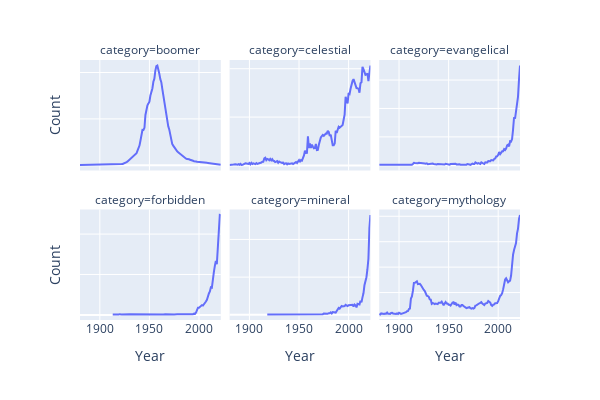

Notebook code cell kept with this figure:
### Code cell
# We'll talk about plotting code soon!
import plotly.express as px
fig = px.line(cate_counts, x='Year', y='Count',
              facet_col='category', facet_col_wrap=3,
              facet_row_spacing=0.15,
              width=600, height=400)
fig.update_yaxes(matches=None, showticklabels=False)

### Figure 1 — Plotly figure (JSON) as saved in the notebook; plotly's stock layout.template omitted (floating-point values rounded to 4 significant figures; data arrays with more than 128 entries replaced by an {"elided": "..."} marker saying what was removed)
{"data": [{"hovertemplate": "category=boomer<br>Year=%{x}<br>Count=%{y}<extra></extra>", "legendgroup": "", "line": {"color": "#636efa", "dash": "solid"}, "marker": {"symbol": "circle"}, "mode": "lines", "name": "", "orientation": "v", "showlegend": false, "type": "scatter", "x": {"elided": "143 int values"}, "xaxis": "x4", "y": {"elided": "143 int values"}, "yaxis": "y4"}, {"hovertemplate": "category=celestial<br>Year=%{x}<br>Count=%{y}<extra></extra>", "legendgroup": "", "line": {"color": "#636efa", "dash": "solid"}, "marker": {"symbol": "circle"}, "mode": "lines", "name": "", "orientation": "v", "showlegend": false, "type": "scatter", "x": {"elided": "141 int values"}, "xaxis": "x5", "y": {"elided": "141 int values"}, "yaxis": "y5"}, {"hovertemplate": "category=evangelical<br>Year=%{x}<br>Count=%{y}<extra></extra>", "legendgroup": "", "line": {"color": "#636efa", "dash": "solid"}, "marker": {"symbol": "circle"}, "mode": "lines", "name": "", "orientation": "v", "showlegend": false, "type": "scatter", "x": [1880, 1883, 1884, 1887, 1888, 1891, 1892, 1894, 1896, 1897, 1904, 1907, 1908, 1910, 1911, 1912, 1913, 1914, 1915, 1916, 1917, 1918, 1919, 1920, 1921, 1922, 1923, 1924, 1925, 1926, 1927, 1928, 1929, 1930, 1931, 1932, 1933, 1934, 1935, 1936, 1937, 1938, 1939, 1940, 1941, 1942, 1943, 1944, 1945, 1946, 1947, 1948, 1949, 1950, 1951, 1952, 1953, 1954, 1955, 1957, 1958, 1959, 1960, 1961, 1962, 1964, 1965, 1966, 1968, 1969, 1970, 1971, 1972, 1973, 1974, 1975, 1976, 1977, 1978, 1979, 1980, 1981, 1982, 1983, 1984, 1985, 1986, 1987, 1988, 1989, 1990, 1991, 1992, 1993, 1994, 1995, 1996, 1997, 1998, 1999, 2000, 2001, 2002, 2003, 2004, 2005, 2006, 2007, 2008, 2009, 2010, 2011, 2012, 2013, 2014, 2015, 2016, 2017, 2018, 2019, 2020, 2021, 2022], "xaxis": "x6", "y": [7, 7, 8, 6, 5, 11, 8, 6, 10, 14, 6, 5, 6, 12, 6, 5, 11, 22, 41, 38, 34, 38, 35, 42, 42, 41, 35, 37, 33, 32, 28, 33, 17, 21, 23, 17, 21, 29, 24, 17, 21, 15, 22, 20, 23, 21, 21, 13, 16, 12, 26, 20, 22, 22, 11, 21, 24, 19, 19, 27, 15, 17, 15, 17, 9, 7, 6, 10, 10, 22, 10, 13, 8, 26, 30, 23, 23, 51, 31, 29, 39, 26, 24, 51, 41, 39, 22, 52, 48, 48, 73, 71, 70, 93, 86, 86, 111, 119, 154, 156, 182, 232, 198, 237, 246, 246, 284, 269, 294, 350, 362, 332, 422, 417, 461, 626, 844, 821, 944, 1066, 1207, 1513, 1756], "yaxis": "y6"}, {"hovertemplate": "category=forbidden<br>Year=%{x}<br>Count=%{y}<extra></extra>", "legendgroup": "", "line": {"color": "#636efa", "dash": "solid"}, "marker": {"symbol": "circle"}, "mode": "lines", "name": "", "orientation": "v", "showlegend": false, "type": "scatter", "x": [1913, 1914, 1915, 1917, 1918, 1919, 1920, 1921, 1922, 1930, 1942, 1963, 1964, 1966, 1967, 1970, 1971, 1973, 1974, 1975, 1978, 1985, 1987, 1989, 1990, 1991, 1992, 1993, 1994, 1995, 1996, 1997, 1998, 1999, 2000, 2001, 2002, 2003, 2004, 2005, 2006, 2007, 2008, 2009, 2010, 2011, 2012, 2013, 2014, 2015, 2016, 2017, 2018, 2019, 2020, 2021, 2022], "xaxis": "x", "y": [6, 5, 6, 5, 7, 6, 9, 8, 6, 9, 5, 6, 5, 8, 7, 8, 9, 6, 5, 6, 7, 7, 5, 5, 7, 10, 13, 9, 9, 15, 12, 29, 63, 89, 89, 98, 109, 121, 115, 130, 141, 165, 187, 235, 265, 290, 341, 337, 471, 529, 606, 669, 627, 828, 1068, 1236, 1231], "yaxis": "y"}, {"hovertemplate": "category=mineral<br>Year=%{x}<br>Count=%{y}<extra></extra>", "legendgroup": "", "line": {"color": "#636efa", "dash": "solid"}, "marker": {"symbol": "circle"}, "mode": "lines", "name": "", "orientation": "v", "showlegend": false, "type": "scatter", "x": [1918, 1967, 1968, 1969, 1971, 1973, 1974, 1975, 1976, 1977, 1978, 1979, 1980, 1981, 1982, 1983, 1984, 1985, 1986, 1987, 1988, 1989, 1990, 1991, 1992, 1993, 1994, 1995, 1996, 1997, 1998, 1999, 2000, 2001, 2002, 2003, 2004, 2005, 2006, 2007, 2008, 2009, 2010, 2011, 2012, 2013, 2014, 2015, 2016, 2017, 2018, 2019, 2020, 2021, 2022], "xaxis": "x2", "y": [5, 5, 6, 5, 5, 10, 9, 17, 15, 15, 14, 15, 22, 21, 33, 18, 37, 37, 37, 30, 51, 72, 91, 82, 109, 118, 112, 112, 116, 132, 127, 117, 128, 128, 133, 134, 133, 109, 136, 126, 99, 146, 143, 137, 187, 166, 232, 285, 392, 435, 499, 605, 744, 1152, 1324], "yaxis": "y2"}, {"hovertemplate": "category=mythology<br>Year=%{x}<br>Count=%{y}<extra></extra>", "legendgroup": "", "line": {"color": "#636efa", "dash": "solid"}, "marker": {"symbol": "circle"}, "mode": "lines", "name": "", "orientation": "v", "showlegend": false, "type": "scatter", "x": {"elided": "143 int values"}, "xaxis": "x3", "y": {"elided": "143 int values"}, "yaxis": "y3"}], "layout": {"annotations": [{"font": {}, "showarrow": false, "text": "category=forbidden", "x": 0.16, "xanchor": "center", "xref": "paper", "y": 0.425, "yanchor": "bottom", "yref": "paper"}, {"font": {}, "showarrow": false, "text": "category=mineral", "x": 0.5, "xanchor": "center", "xref": "paper", "y": 0.425, "yanchor": "bottom", "yref": "paper"}, {"font": {}, "showarrow": false, "text": "category=mythology", "x": 0.84, "xanchor": "center", "xref": "paper", "y": 0.425, "yanchor": "bottom", "yref": "paper"}, {"font": {}, "showarrow": false, "text": "category=boomer", "x": 0.16, "xanchor": "center", "xref": "paper", "y": 1, "yanchor": "bottom", "yref": "paper"}, {"font": {}, "showarrow": false, "text": "category=celestial", "x": 0.5, "xanchor": "center", "xref": "paper", "y": 1, "yanchor": "bottom", "yref": "paper"}, {"font": {}, "showarrow": false, "text": "category=evangelical", "x": 0.84, "xanchor": "center", "xref": "paper", "y": 1, "yanchor": "bottom", "yref": "paper"}], "height": 400, "legend": {"tracegroupgap": 0}, "margin": {"t": 60}, "width": 600, "xaxis": {"anchor": "y", "domain": [0, 0.32], "title": {"text": "Year"}}, "xaxis2": {"anchor": "y2", "domain": [0.34, 0.66], "matches": "x", "title": {"text": "Year"}}, "xaxis3": {"anchor": "y3", "domain": [0.68, 1.0], "matches": "x", "title": {"text": "Year"}}, "xaxis4": {"anchor": "y4", "domain": [0, 0.32], "matches": "x", "showticklabels": false}, "xaxis5": {"anchor": "y5", "domain": [0.34, 0.66], "matches": "x", "showticklabels": false}, "xaxis6": {"anchor": "y6", "domain": [0.68, 1.0], "matches": "x", "showticklabels": false}, "yaxis": {"anchor": "x", "domain": [0, 0.425], "showticklabels": false, "title": {"text": "Count"}}, "yaxis2": {"anchor": "x2", "domain": [0, 0.425], "showticklabels": false}, "yaxis3": {"anchor": "x3", "domain": [0, 0.425], "showticklabels": false}, "yaxis4": {"anchor": "x4", "domain": [0.575, 1], "showticklabels": false, "title": {"text": "Count"}}, "yaxis5": {"anchor": "x5", "domain": [0.575, 1], "showticklabels": false}, "yaxis6": {"anchor": "x6", "domain": [0.575, 1], "showticklabels": false}}}
